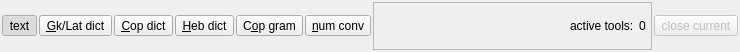
<?xml version="1.0" encoding="UTF-8"?>
<ui version="4.0">
 <class>MDocHeader</class>
 <widget class="QWidget" name="MDocHeader">
  <property name="geometry">
   <rect>
    <x>0</x>
    <y>0</y>
    <width>740</width>
    <height>52</height>
   </rect>
  </property>
  <property name="windowTitle">
   <string notr="true"/>
  </property>
  <layout class="QHBoxLayout" name="horizontalLayout">
   <item>
    <widget class="QToolButton" name="tbText">
     <property name="text">
      <string notr="true">text</string>
     </property>
     <property name="checkable">
      <bool>true</bool>
     </property>
     <property name="checked">
      <bool>true</bool>
     </property>
     <property name="toolButtonStyle">
      <enum>Qt::ToolButtonTextBesideIcon</enum>
     </property>
    </widget>
   </item>
   <item>
    <widget class="QToolButton" name="tbGkDict">
     <property name="toolTip">
      <string>Greek/Latin dictionary</string>
     </property>
     <property name="text">
      <string>&amp;Gk/Lat dict</string>
     </property>
     <property name="icon">
      <iconset resource="resfile.qrc">
       <normaloff>:/new/icons/icons/alfa2.png</normaloff>:/new/icons/icons/alfa2.png</iconset>
     </property>
     <property name="checkable">
      <bool>true</bool>
     </property>
     <property name="toolButtonStyle">
      <enum>Qt::ToolButtonTextBesideIcon</enum>
     </property>
     <property name="arrowType">
      <enum>Qt::NoArrow</enum>
     </property>
    </widget>
   </item>
   <item>
    <widget class="QToolButton" name="tbCoptDict">
     <property name="toolTip">
      <string>Coptic dictionary</string>
     </property>
     <property name="text">
      <string>&amp;Cop dict</string>
     </property>
     <property name="icon">
      <iconset resource="resfile.qrc">
       <normaloff>:/new/icons/icons/gima.png</normaloff>:/new/icons/icons/gima.png</iconset>
     </property>
     <property name="checkable">
      <bool>true</bool>
     </property>
     <property name="toolButtonStyle">
      <enum>Qt::ToolButtonTextBesideIcon</enum>
     </property>
    </widget>
   </item>
   <item>
    <widget class="QToolButton" name="tbHebDict">
     <property name="text">
      <string>&amp;Heb dict</string>
     </property>
     <property name="icon">
      <iconset resource="resfile.qrc">
       <normaloff>:/new/icons/icons/abgd.png</normaloff>:/new/icons/icons/abgd.png</iconset>
     </property>
     <property name="checkable">
      <bool>true</bool>
     </property>
     <property name="toolButtonStyle">
      <enum>Qt::ToolButtonTextBesideIcon</enum>
     </property>
    </widget>
   </item>
   <item>
    <widget class="QToolButton" name="tbCoptGram">
     <property name="toolTip">
      <string>Coptic grammar</string>
     </property>
     <property name="text">
      <string>C&amp;op gram</string>
     </property>
     <property name="checkable">
      <bool>true</bool>
     </property>
     <property name="toolButtonStyle">
      <enum>Qt::ToolButtonTextBesideIcon</enum>
     </property>
    </widget>
   </item>
   <item>
    <widget class="QToolButton" name="tbNumConv">
     <property name="toolTip">
      <string>numeric convertor</string>
     </property>
     <property name="text">
      <string>&amp;num conv</string>
     </property>
     <property name="icon">
      <iconset resource="resfile.qrc">
       <normaloff>:/new/icons/icons/numcnv.png</normaloff>:/new/icons/icons/numcnv.png</iconset>
     </property>
     <property name="checkable">
      <bool>true</bool>
     </property>
     <property name="toolButtonStyle">
      <enum>Qt::ToolButtonTextBesideIcon</enum>
     </property>
    </widget>
   </item>
   <item>
    <widget class="QFrame" name="frame">
     <property name="frameShape">
      <enum>QFrame::StyledPanel</enum>
     </property>
     <property name="frameShadow">
      <enum>QFrame::Sunken</enum>
     </property>
     <layout class="QHBoxLayout" name="horizontalLayout_2">
      <property name="spacing">
       <number>5</number>
      </property>
      <property name="leftMargin">
       <number>5</number>
      </property>
      <property name="topMargin">
       <number>0</number>
      </property>
      <property name="rightMargin">
       <number>5</number>
      </property>
      <property name="bottomMargin">
       <number>0</number>
      </property>
      <item>
       <spacer name="horizontalSpacer">
        <property name="orientation">
         <enum>Qt::Horizontal</enum>
        </property>
        <property name="sizeHint" stdset="0">
         <size>
          <width>40</width>
          <height>20</height>
         </size>
        </property>
       </spacer>
      </item>
      <item>
       <widget class="QLabel" name="label">
        <property name="text">
         <string>active tools:</string>
        </property>
        <property name="textInteractionFlags">
         <set>Qt::NoTextInteraction</set>
        </property>
       </widget>
      </item>
      <item>
       <widget class="QLabel" name="lblCount">
        <property name="sizePolicy">
         <sizepolicy hsizetype="Preferred" vsizetype="Preferred">
          <horstretch>0</horstretch>
          <verstretch>0</verstretch>
         </sizepolicy>
        </property>
        <property name="text">
         <string notr="true">0</string>
        </property>
       </widget>
      </item>
     </layout>
    </widget>
   </item>
   <item>
    <widget class="QToolButton" name="btDeleteCurrent">
     <property name="enabled">
      <bool>false</bool>
     </property>
     <property name="toolTip">
      <string>close current tool</string>
     </property>
     <property name="text">
      <string>close current</string>
     </property>
     <property name="icon">
      <iconset resource="resfile.qrc">
       <normaloff>:/new/icons/icons/delete.png</normaloff>:/new/icons/icons/delete.png</iconset>
     </property>
    </widget>
   </item>
  </layout>
 </widget>
 <layoutdefault spacing="2" margin="2"/>
 <resources>
  <include location="resfile.qrc"/>
 </resources>
 <connections/>
</ui>
